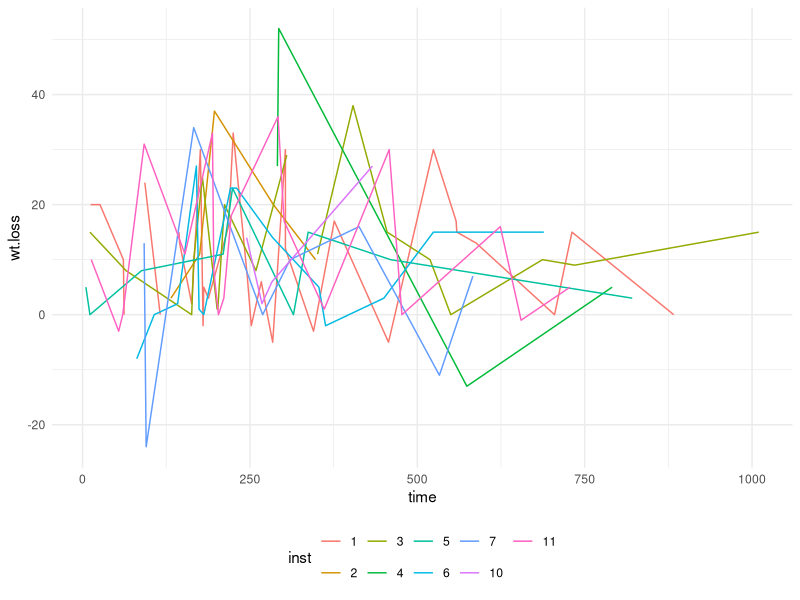

R code for this plot:
## ---- chunk 1
#| label: setup
#| include: false

knitr::opts_chunk$set(comment = " ")

library(knitr)
library(skimr)
library(survival)
library(tidyverse)

ggplot2::theme_set(ggplot2::theme_minimal())
## ---- chunk 2
#| message: false
#| echo: false
mockdata = read_csv("lungdat_v1.csv") %>% 
  mutate_at(.vars = c("inst", "status", "sex", "ph.ecog"),.funs = as.factor) 
## ---- chunk 3
#| label: fig-lung
#| fig-cap: Weight Loss Over Time by Recruitment Site
#| warning: false
mockdata %>% 
  ggplot(aes(time, wt.loss, color = inst)) + 
  geom_line() +
  theme(
    legend.position = "bottom",
    legend.direction = "horizontal"
    )
